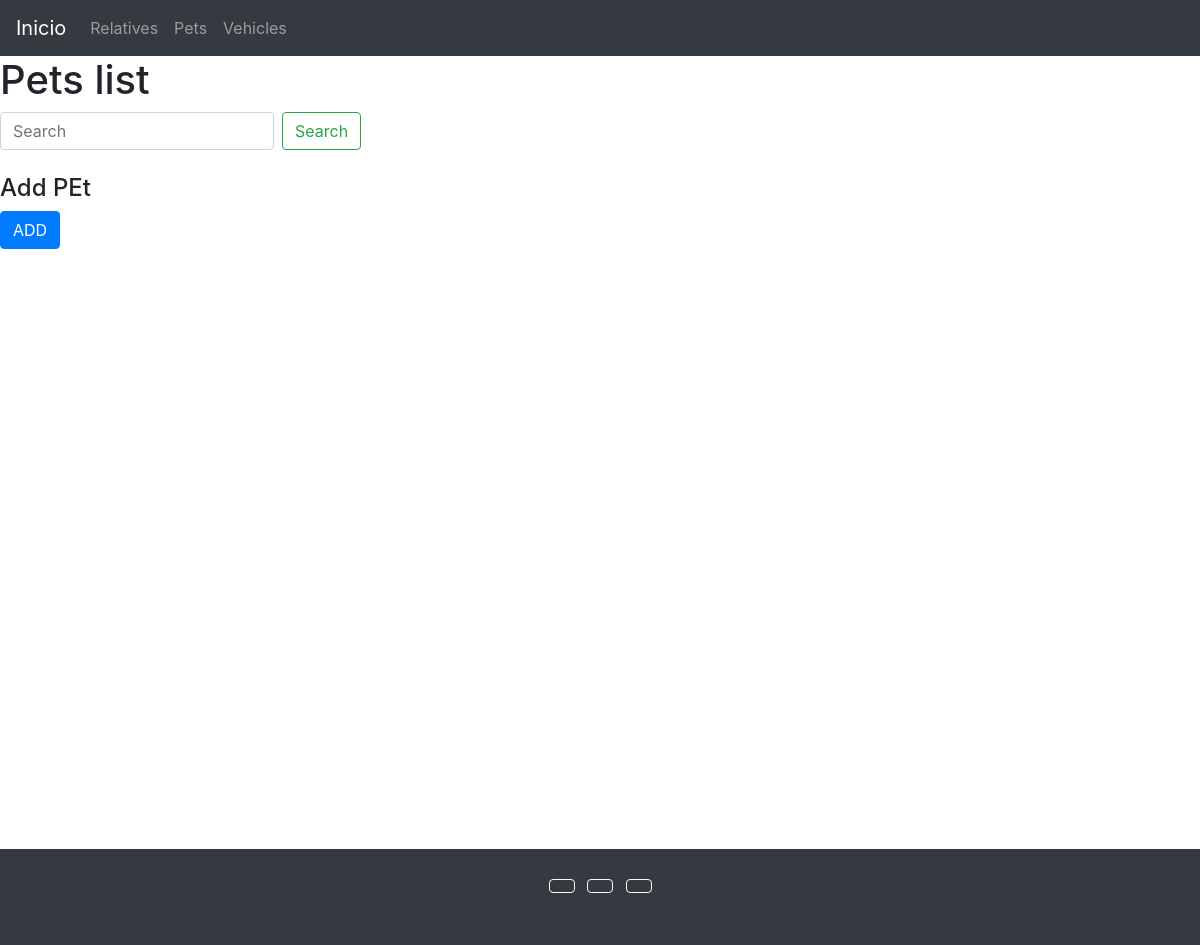
Before: /pet-list/ with the older database file.
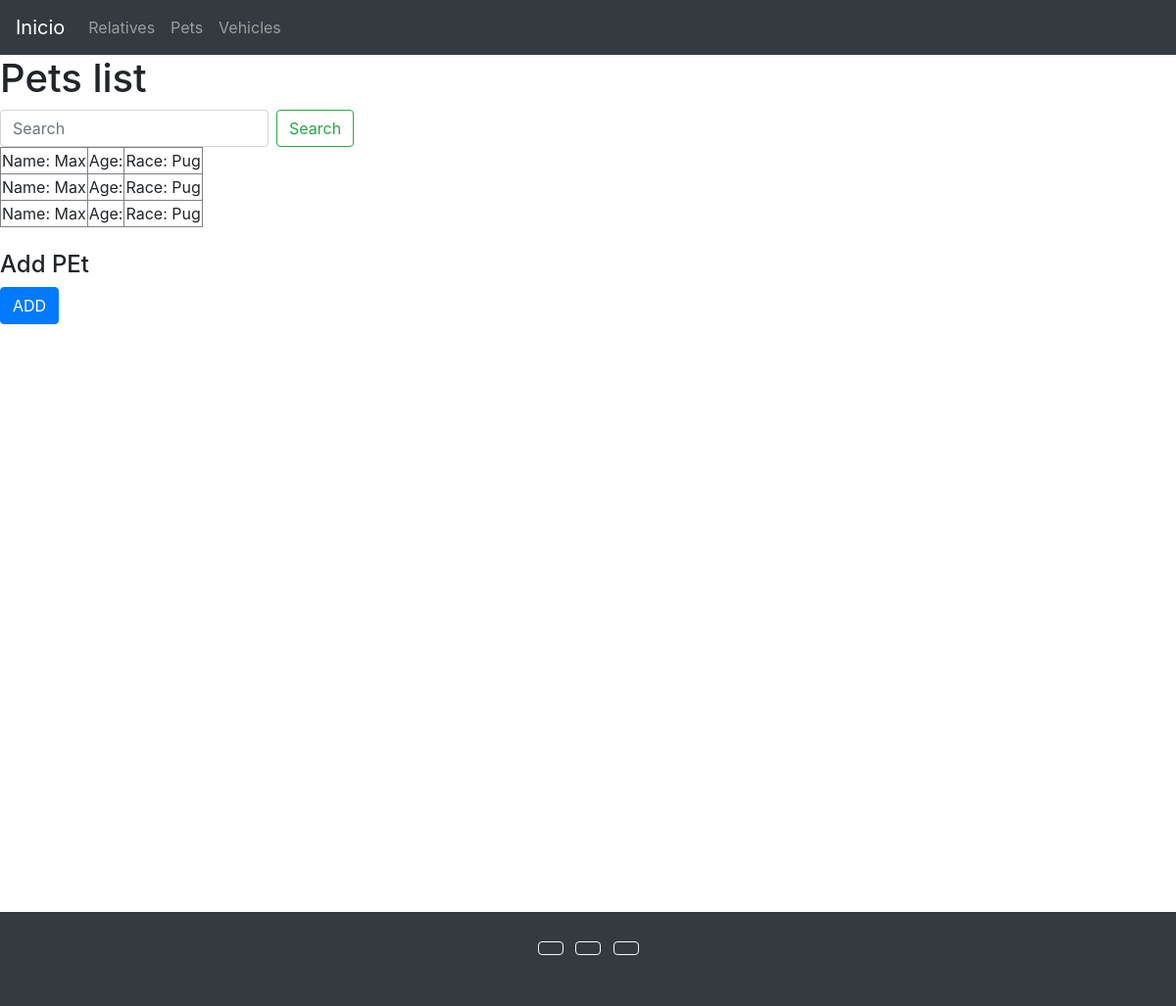
After: the same page with the newer database file.
### family/models.py (models this page shows, shortened)
class Pet(models.Model):
    PetRace = models.CharField(max_length=100)
    Age = models.FloatField()
    Name = models.CharField(max_length=100)

### family/views.py (the view)
# urls.py: path('pet-list/', PetList),
def PetList(request):
    if 'search' in request.GET:
        search = request.GET['search']
        all_Pets = Pet.objects.filter(Name__icontains=search)
    else:
        all_Pets = Pet.objects.all()
    context = {
        'Pets':all_Pets,
    }
    return render(request, 'Pets.html', context=context)

### templates/Pets.html (shortened to what this page needs)
{% extends 'base.html' %}
{% block content %}
    <h1>Pets list</h1>
        <form class="form-inline my-2 my-lg-0" action="/pet-list" method="GET">
            <input class="form-control mr-sm-2" type="search" placeholder="Search" aria-label="Search" name="search">
            <button class="btn btn-outline-success my-2 my-sm-0" type="submit">Search</button>
        </form>
    <table border="1">
        {% for pet in Pets %}
        <tr>
            <td>Name: {{pet.Name}} </td>
            <td>Age: {{pet.age}} </td>
            <td>Race: {{pet.PetRace}} </td>
    {% endfor %}
    </table>
    <br><h4>Add PEt </h4> <a href="add-pet" class="btn btn-primary">ADD</a>
{% endblock %}

### templates/base.html (shortened to what this page needs)
<!DOCTYPE html>
<html lang="en">
<head>
    <link rel="stylesheet" href="https://cdn.jsdelivr.net/npm/bootstrap@4.6.2/dist/css/bootstrap.min.css"
>
</head>
<body>
    <header>
        <nav class="navbar navbar-expand-lg navbar-dark bg-dark">
            <a class="navbar-brand" href="/">Inicio</a>
            <div class="collapse navbar-collapse" id="navbarSupportedContent">
                <ul class="navbar-nav mr-auto">
                    <li class="nav-item">
                        <a class="nav-link" href="/fam-list">Relatives</a>
                    </li>
                    <li class="nav-item">
                        <a class="nav-link" href="/pet-list">Pets</a>
                    </li>
                    <li class="nav-item">
                        <a class="nav-link" href="/v-list">Vehicles</a>
                    </li>
                </ul>
            </div>
        </nav>
    </header>
    {% block content %}
    {% endblock %}
    <footer class="bg-dark text-center text-white" style="margin-top:600px;">
        <div class="container p-4">
        <section class="mb-4">
            <a class="btn btn-outline-light btn-floating m-1" href="#!" role="button"
            ></a>
            <a class="btn btn-outline-light btn-floating m-1" href="#!" role="button"
            ></a>
            <a class="btn btn-outline-light btn-floating m-1" href="#!" role="button"
            ></a>
</body>
</html>

Changed rows visible on the page:
added Pet: Name "Max", PetRace "Pug"
added Pet: Name "Max", PetRace "Pug"
added Pet: Name "Max", PetRace "Pug"
